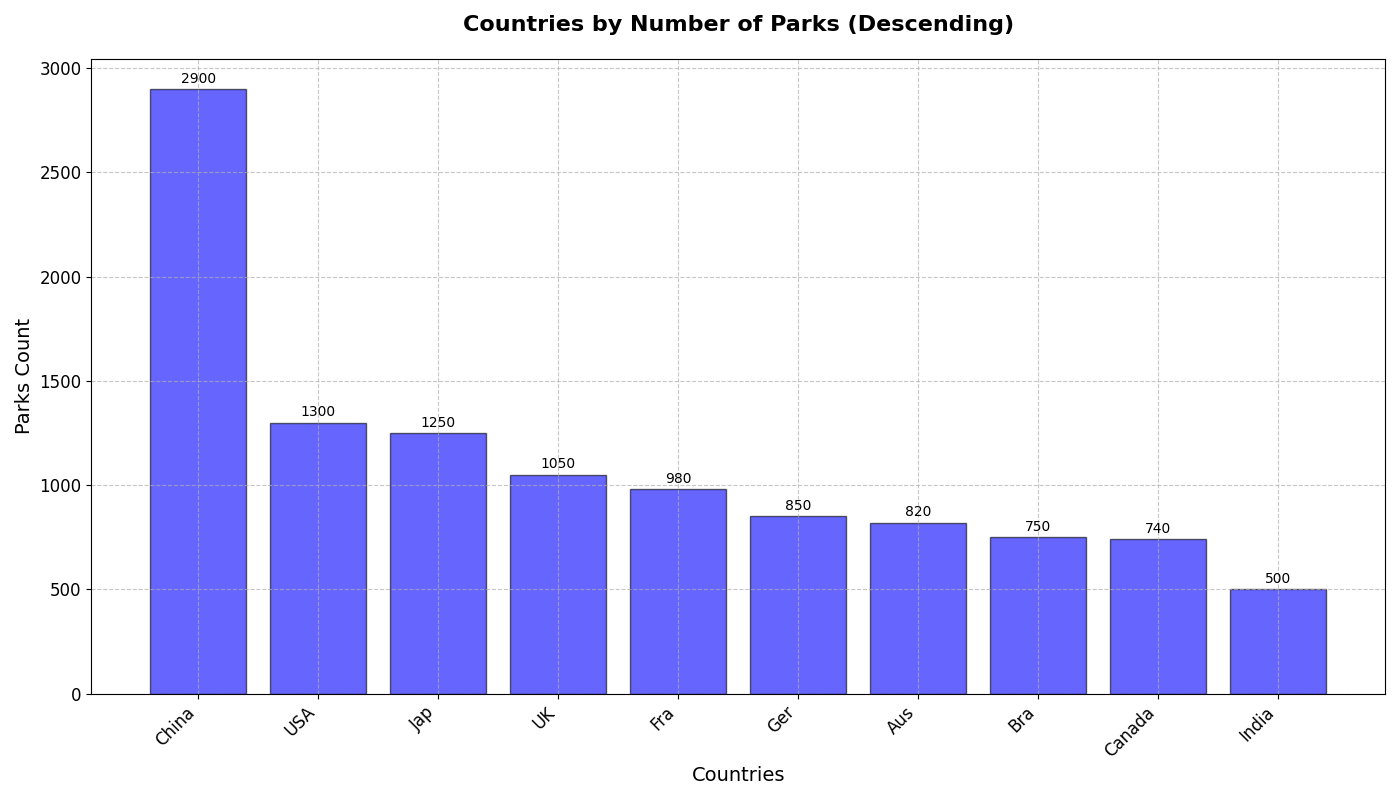

Source code (Python):
import matplotlib.pyplot as plt
import numpy as np

countries = np.array(['USA', 'China', 'Ger', 'Bra', 'India', 'UK', 'Fra', 'Aus', 'Canada', 'Jap'])
urban_parks = np.array([1300, 2900, 850, 750, 500, 1050, 980, 820, 740, 1250])

# Sort indices based on urban parks in descending order
sorted_indices = np.argsort(urban_parks)[::-1]
sorted_countries = countries[sorted_indices]
sorted_urban_parks = urban_parks[sorted_indices]

fig, ax = plt.subplots(figsize=(14, 8))
ax.bar(sorted_countries, sorted_urban_parks, color='blue', alpha=0.6, edgecolor='black')

ax.set_title('Countries by Number of Parks (Descending)', fontsize=16, fontweight='bold', pad=20)
ax.set_xlabel('Countries', fontsize=14)
ax.set_ylabel('Parks Count', fontsize=14)

for index, value in enumerate(sorted_urban_parks):
    ax.text(index, value + 30, str(value), fontsize=10, ha='center', color='black')

ax.grid(True, linestyle='--', alpha=0.7)
plt.xticks(fontsize=12, rotation=45, ha='right')
plt.yticks(fontsize=12)

plt.tight_layout()
plt.show()
